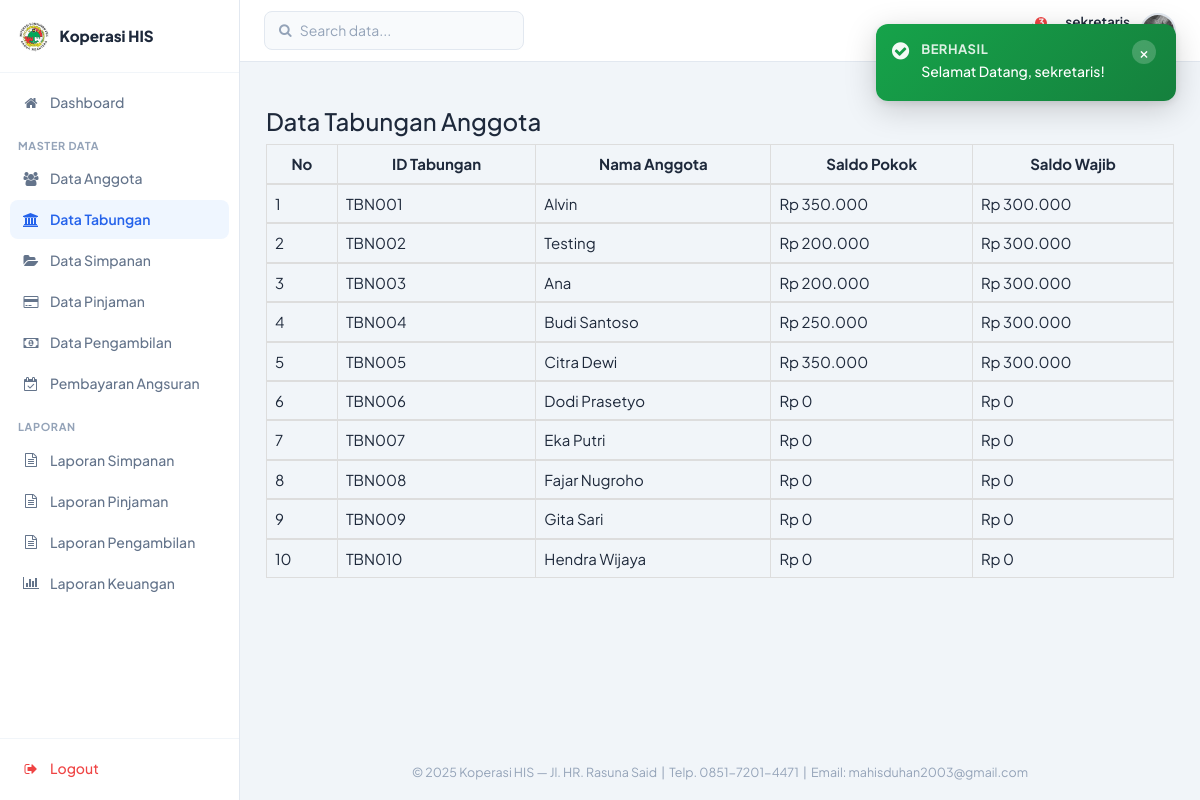
/sekretaris/datatabungan.php (signed in), run on the app's committed database.
### tables this page shows
CREATE TABLE `tbl_tabungan` (
  `id_tabungan` varchar(6) NOT NULL,
  `id_anggota` varchar(6) NOT NULL,
  `saldo` int NOT NULL,
  `saldo_wajib` int NOT NULL
);

CREATE TABLE `tbl_anggota` (
  `id_anggota` varchar(6) NOT NULL,
  `nik` varchar(20) NOT NULL,
  `nama_anggota` varchar(30) NOT NULL,
  `tempat_lahir` varchar(20) NOT NULL,
  `tanggal_lahir` date NOT NULL,
  `gender` varchar(15) NOT NULL,
  `alamat` text NOT NULL,
  `pekerjaan` varchar(30) NOT NULL,
  `status` varchar(20) NOT NULL,
  `tanggal_masuk` date NOT NULL,
  `keterangan` varchar(10) NOT NULL
);

### sekretaris/datatabungan.php (the view)
<?php
	include ("style/header.php");
	include ("style/sidebar.php");
?>
	<div class="box box-primary">
		<div class="box-header with-border">
			<h3 class="box-title">Data Tabungan Anggota</h3>
		</div>
		<div class="box-body">
			<div class="table-responsive">
				<table class="table table-bordered">
					<thead>
						<tr>
							<th style="text-align: center;">No</th>
							<th style="text-align: center;">ID Tabungan</th>
							<th style="text-align: center;">Nama Anggota</th>
							<th style="text-align: center;">Saldo Pokok</th>
							<th style="text-align: center;">Saldo Wajib</th>
						</tr>
					</thead>
					<?php
					$no = 1;
					include ("../config/koneksi.php");
					$sql = mysqli_query($konek, "SELECT * FROM tbl_tabungan a LEFT JOIN tbl_anggota b ON a.id_anggota=b.id_anggota");
					while ($data = mysqli_fetch_array($sql)){
					?>
					<tbody>
						<tr>
							<td><?php echo $no++; ?></td>
							<td><?php echo $data['id_tabungan']; ?></td>
							<td><?php echo $data['nama_anggota']; ?></td>
							<td><?php echo "Rp ".number_format($data['saldo'],0,',','.'); ?></td>
							<td><?php echo "Rp ".number_format($data['saldo_wajib'],0,',','.'); ?></td>
						</tr>
					</tbody>
					<?php
					}
					?>
				</table>
			</div>
		</div>
    </div>
<?php
	include ("style/footer.php");
?>

### assets/css/sekretaris-theme.css (style rules this page uses)
html { font-size: 16px; }
*, *::before, *::after { box-sizing: border-box; margin: 0; padding: 0; }
body.sk-body { font-family: 'Plus Jakarta Sans', 'Segoe UI', sans-serif; background: #F1F5F9; font-size: 15px; color: #1E293B; min-height: 100vh; line-height: 1.5; }

### data on the page
tbl_tabungan: id_tabungan "TBN001", id_anggota.nama_anggota "Alvin", saldo "350.000", saldo_wajib "300.000"
tbl_tabungan: id_tabungan "TBN002", id_anggota.nama_anggota "Testing", saldo "200.000", saldo_wajib "300.000"
tbl_tabungan: id_tabungan "TBN003", id_anggota.nama_anggota "Ana", saldo "200.000", saldo_wajib "300.000"
tbl_tabungan: id_tabungan "TBN004", id_anggota.nama_anggota "Budi Santoso", saldo "250.000", saldo_wajib "300.000"
tbl_tabungan: id_tabungan "TBN005", id_anggota.nama_anggota "Citra Dewi", saldo "350.000", saldo_wajib "300.000"
tbl_tabungan: id_tabungan "TBN006", id_anggota.nama_anggota "Dodi Prasetyo", saldo "0", saldo_wajib "0"
tbl_tabungan: id_tabungan "TBN007", id_anggota.nama_anggota "Eka Putri", saldo "0", saldo_wajib "0"
tbl_tabungan: id_tabungan "TBN008", id_anggota.nama_anggota "Fajar Nugroho", saldo "0", saldo_wajib "0"
tbl_tabungan: id_tabungan "TBN009", id_anggota.nama_anggota "Gita Sari", saldo "0", saldo_wajib "0"
tbl_tabungan: id_tabungan "TBN010", id_anggota.nama_anggota "Hendra Wijaya", saldo "0", saldo_wajib "0"

### other printed values
$sk_settings['nama_koperasi'] "Koperasi HIS"
$label "Dashboard Data Anggota Data Tabungan Data Simpanan Data Pinjaman Data Pengambilan Pembayaran Angsuran Laporan Simpanan Laporan Pinjaman Laporan Pengambilan Laporan Keuangan"
$notif_count "3"
$_SESSION['username'] "sekretaris"
$f['msg'] "Selamat Datang, sekretaris!"
